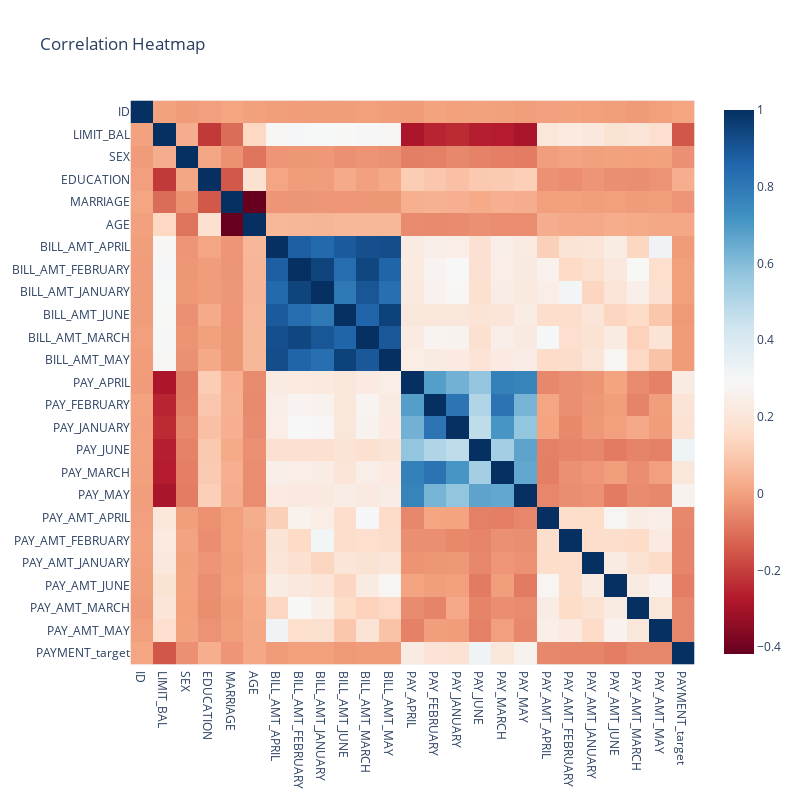

Source (notebook cell):
### Code cell
corr_matrix = final_df.corr()

# plot the correlation matrix as a heatmap using Plotly
fig = px.imshow(corr_matrix,
                x=corr_matrix.columns,
                y=corr_matrix.columns,
                color_continuous_scale='RdBu',
                title='Correlation Heatmap')

# set the size of the plot
fig.update_layout(width=800, height=800)

# show the plot
fig.show()

### Figure 1 — Plotly figure (JSON) as saved in the notebook; plotly's stock layout.template omitted (floating-point values rounded to 4 significant figures; data arrays with more than 128 entries replaced by an {"elided": "..."} marker saying what was removed)
{"data": [{"coloraxis": "coloraxis", "hovertemplate": "x: %{x}<br>y: %{y}<br>color: %{z}<extra></extra>", "name": "0", "type": "heatmap", "x": ["ID", "LIMIT_BAL", "SEX", "EDUCATION", "MARRIAGE", "AGE", "BILL_AMT_APRIL", "BILL_AMT_FEBRUARY", "BILL_AMT_JANUARY", "BILL_AMT_JUNE", "BILL_AMT_MARCH", "BILL_AMT_MAY", "PAY_APRIL", "PAY_FEBRUARY", "PAY_JANUARY", "PAY_JUNE", "PAY_MARCH", "PAY_MAY", "PAY_AMT_APRIL", "PAY_AMT_FEBRUARY", "PAY_AMT_JANUARY", "PAY_AMT_JUNE", "PAY_AMT_MARCH", "PAY_AMT_MAY", "PAYMENT_target"], "xaxis": "x", "y": ["ID", "LIMIT_BAL", "SEX", "EDUCATION", "MARRIAGE", "AGE", "BILL_AMT_APRIL", "BILL_AMT_FEBRUARY", "BILL_AMT_JANUARY", "BILL_AMT_JUNE", "BILL_AMT_MARCH", "BILL_AMT_MAY", "PAY_APRIL", "PAY_FEBRUARY", "PAY_JANUARY", "PAY_JUNE", "PAY_MARCH", "PAY_MAY", "PAY_AMT_APRIL", "PAY_AMT_FEBRUARY", "PAY_AMT_JANUARY", "PAY_AMT_JUNE", "PAY_AMT_MARCH", "PAY_AMT_MAY", "PAYMENT_target"], "yaxis": "y", "z": {"elided": "25x25 float values"}}], "layout": {"coloraxis": {"colorscale": [[0, "rgb(103,0,31)"], [0.1, "rgb(178,24,43)"], [0.2, "rgb(214,96,77)"], [0.3, "rgb(244,165,130)"], [0.4, "rgb(253,219,199)"], [0.5, "rgb(247,247,247)"], [0.6, "rgb(209,229,240)"], [0.7, "rgb(146,197,222)"], [0.8, "rgb(67,147,195)"], [0.9, "rgb(33,102,172)"], [1, "rgb(5,48,97)"]]}, "height": 800, "title": {"text": "Correlation Heatmap"}, "width": 800, "xaxis": {"anchor": "y", "autorange": true, "constrain": "domain", "domain": [0.006295, 0.9937], "range": [-0.5, 24.5], "scaleanchor": "y", "type": "category"}, "yaxis": {"anchor": "x", "autorange": true, "constrain": "domain", "domain": [0, 1], "range": [24.5, -0.5], "type": "category"}}}
